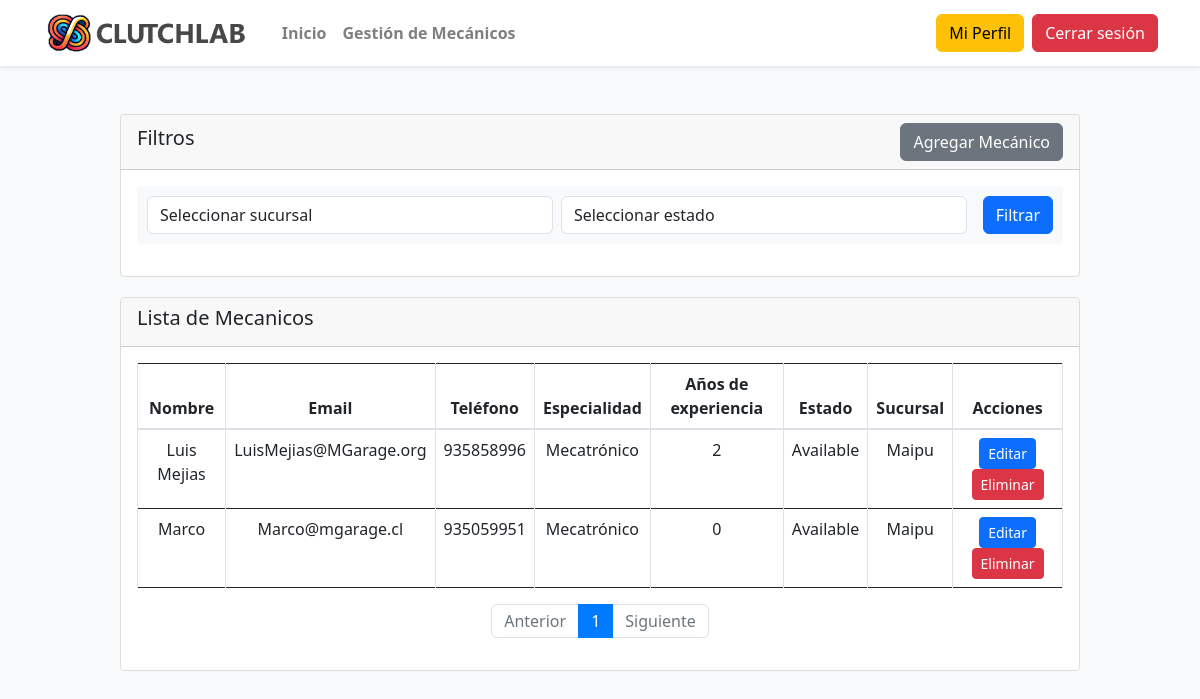
The page /mechanics/ (signed in) on the database its author committed.
### scr/base/models.py (models this page shows, shortened)
class Mechanic(models.Model):
    AVAILABLE = "Available"
    NOT_AVAILABLE = "Not available"
    DELETED = "Deleted"
    STATUS_CHOICES = [
        (AVAILABLE, "Available"),
        (NOT_AVAILABLE, "Not available"),
        (DELETED, "Deleted"),
    ]
    SPECIALTY_CHOICES = [
        ("Electricista", "Electricista"),
        ("Mecánico", "Mecánico"),
        ("Mecatrónico", "Mecatrónico"),
        ("Lubricador", "Lubricador"),
    ]
    name = models.CharField(max_length=100)
    email = models.EmailField(unique=True)
    phone = models.CharField(max_length=15, blank=True, null=True)
    hire_date = models.DateField(auto_now_add=True)
    status = models.CharField(max_length=20, choices=STATUS_CHOICES, default=AVAILABLE)
    specialty = models.CharField(max_length=20, choices=SPECIALTY_CHOICES, blank=True, null=True)
    experience_years = models.PositiveIntegerField(default=0)
    branch = models.ForeignKey(Branch, on_delete=models.CASCADE, related_name='mechanics' , null=True)
    def __str__(self):
        return f"{self.name} - {self.get_status_display()}"
    class Meta:
        verbose_name = "Mechanic"
        verbose_name_plural = "Mechanics"
        ordering = ['name']

class Branch(models.Model):
    name = models.CharField(max_length=100)

### scr/base/views.py (the view)
# urls.py: path('mechanics/', list_mechanics, name='list_mechanics'),
@login_required
@group_required("Receptionist")
def list_mechanics(request):
    filter_status = request.GET.get('filterStatus', '')
    filter_branch = request.GET.get('filterBranch', '')
    mechanics = Mechanic.objects.all()
    if filter_status:
        mechanics = mechanics.filter(status=filter_status)
    if filter_branch:
        mechanics = mechanics.filter(branch__id=filter_branch)
    print("Mecánicos filtrados:", mechanics)
    paginator = Paginator(mechanics, 10)
    page_number = request.GET.get('page', 1)
    try:
        page_number = int(page_number)
        if page_number < 1:
            page_number = 1
    except ValueError:
        page_number = 1
    try:
        page_obj = paginator.page(page_number)
    except PageNotAnInteger:
        page_obj = paginator.page(1)
    except EmptyPage:
        page_obj = paginator.page(paginator.num_pages)
    branches = Branch.objects.all()
    context = {
        'mechanics': page_obj,
        'page_obj': page_obj,
        'branches': branches,
        'filter_status': filter_status,
        'filter_branch': filter_branch,
    }
    return render(request, './mechanic/index.html', context)

### scr/base/templates/mechanic/index.html (shortened to what this page needs)
{% block content %} {% load static %}
<!DOCTYPE html>
<html lang="es">
<head>
  <link rel="stylesheet" href="https://stackpath.bootstrapcdn.com/bootstrap/4.5.2/css/bootstrap.min.css">
  <link href="https://cdnjs.cloudflare.com/ajax/libs/select2/4.0.6-rc.0/css/select2.min.css" rel="stylesheet" />
  <link href="https://cdn.jsdelivr.net/npm/bootstrap@5.3.0-alpha1/dist/css/bootstrap.min.css" rel="stylesheet">
  <link href="https://cdnjs.cloudflare.com/ajax/libs/font-awesome/6.0.0-beta3/css/all.min.css" rel="stylesheet">
  <link rel="stylesheet" href="{% static "css/mechanic.css" %}" />
</head>
<body>
  {% include 'navbar.html' %}
  <div class="container-custom my-5">
    <div class="card card-table h-100">
      <div class="card-header d-flex justify-content-between align-items-center">
        <h5 class="card-heading">Filtros</h5>
        <div class="dropdown">
          <button type="button" class="btn btn-secondary" data-toggle="modal" data-target="#addMechanicModal">
            Agregar Mecánico
          </button>
        </div>
      </div>
      <div class="card-body">
        <div class="filter-bar mb-3">
          <form method="GET" action="" class="w-100 d-flex">
            <select name="filterBranch" id="filterBranch" class="form-control mr-2" style="flex: 1">
              <option value="">Seleccionar sucursal</option>
            </select>
            <select name="filterStatus" id="filterStatus" class="form-control mr-2" style="flex: 1">
              <option value="">Seleccionar estado</option>
            </select>
            <button type="submit" class="btn btn-primary ml-2">Filtrar</button>
          </form>
        </div>
      </div>
    </div>
    <div class="card card-table historical-orders">
      <div class="card-header">
        <h5 class="card-heading">Lista de Mecanicos</h5>
      </div>
      <div class="card-body">
        <div id="historicalOrdersContainer" class="table-responsive">
          <table class="table table-bordered">
            <thead>
              <tr>
                <th class="text-center">Nombre</th>
                <th class="text-center">Email</th>
                <th class="text-center">Teléfono</th>
                <th class="text-center">Especialidad</th>
                <th class="text-center">Años de experiencia</th>
                <th class="text-center">Estado</th>
                <th class="text-center">Sucursal</th>
                <th class="text-center">Acciones</th>
              </tr>
            </thead>
            <tbody>
              {% for mechanic in mechanics %}
              <tr>
                <td>{{ mechanic.name }}</td>
                <td>{{ mechanic.email }}</td>
                <td>{{ mechanic.phone }}</td>
                <td>{{ mechanic.get_specialty_display }}</td>
                <td>{{ mechanic.experience_years }}</td>
                <td>{{ mechanic.get_status_display }}</td>
                <td>{{ mechanic.branch.name }}</td>
                <td class="text-center">
                  <button class="btn btn-primary btn-sm" data-toggle="modal" data-target="#editMechanicModal"
                    data-id="{{ mechanic.id }}">
                    Editar
                  </button>
                  <button class="btn btn-danger btn-sm" data-toggle="modal" data-target="#deleteMechanicModal"
                    data-id="{{ mechanic.id }}">
                    Eliminar
                  </button>
                </td>
              </tr>
              {% empty %}
              <tr>
                <td colspan="8" class="text-center">
                  No hay mecánicos disponibles
                </td>
              </tr>
              {% endfor %}
            </tbody>
          </table>
        </div>
        <nav aria-label="Page navigation">
          <ul class="pagination justify-content-center">
            <li class="page-item {% if not page_obj.has_previous %} disabled {% endif %}">
              <a class="page-link"
                href="{% if page_obj.has_previous %}?page={{ page_obj.previous_page_number }}&filterBranch={{ filter_branch }}&filterStatus={{ filter_status }}{% endif %}"
                tabindex="-1">Anterior</a>
            </li>
            {% for page_num in page_obj.paginator.page_range %}
            <li class="page-item {% if page_num == page_obj.number %} active {% endif %}">
              <a class="page-link" href="?page={{ page_num }}&filterBranch={{ filter_branch|default:'' }}&filterStatus={{ filter_status|default:'' }}">
                {{ page_num }}
              </a>
            </li>
          {% endfor %}
            <li class="page-item {% if not page_obj.has_next %} disabled {% endif %}">
              <a class="page-link"
                href="{% if page_obj.has_next %}?page={{ page_obj.next_page_number }}&filterBranch={{ filter_branch }}&filterStatus={{ filter_status }}{% endif %}">Siguiente</a>
            </li>
          </ul>
        </nav>
      </div>
    </div>
  </div>
</body>
</html>
{% endblock content %}

### scr/base/templates/navbar.html (shortened to what this page needs)
<nav class="navbar navbar-expand-lg navbar-light bg-white shadow-sm">
    <div class="container">
        <a class="navbar-brand" href="#">
            <img src="http://127.0.0.1:8000/static/images/logo.png" alt="Logo" height="40px">
        </a>
        <div class="collapse navbar-collapse" id="navbarNav">
            {% if user.groups.all.0.name == "User" %}
                <ul class="navbar-nav me-auto d-none d-lg-flex">
                    <li class="nav-item">
                        <a href="#" class="nav-link fw-bold" data-bs-toggle="modal" data-bs-target="#createAppointmentModal">
                            Crear Cita
                        </a>
                    </li>
                    <li class="nav-item">
                        <a href="#" class="nav-link fw-bold" data-bs-toggle="modal" data-bs-target="#registerVehicleModal">
                            Registrar Vehículos
                        </a>
                    </li>
                </ul>
                <ul class="navbar-nav d-lg-none w-100 text-center fs-4">
                    <li class="nav-item">
                        <a class="nav-link" data-bs-toggle="modal" data-bs-target="#createAppointmentModal">
                            Crear Cita
                        </a>
                    </li>
                    <li class="nav-item">
                        <a class="nav-link" data-bs-toggle="modal" data-bs-target="#registerVehicleModal">
                            Registrar Vehículos
                        </a>
                    </li>
                    <li class="nav-item">
                        <a class="nav-link" href="{% url 'profile' %}">Mi Perfil</a>
                    </li>
                    <li class="nav-item">
                        <a class="nav-link" href="{% url 'logout' %}">Cerrar sesión</a>
                    </li>
                </ul>
            {% elif user.groups.all.0.name == "Receptionist" %}
                <ul class="navbar-nav me-auto d-none d-lg-flex">
                    <li class="nav-item">
                        <a class="nav-link fw-bold" href="{% url 'receptionist_menu' %}">
                            Inicio
                        </a>
                    </li>
                    <li class="nav-item">
                        <a class="nav-link fw-bold" href="{% url 'list_mechanics' %}">
                            Gestión de Mecánicos
                        </a>
                    </li>
                </ul>
            {% endif %}
            <div class="d-none d-lg-flex align-items-center">
                <a href="{% url 'profile' %}" class="btn btn-warning me-2">Mi Perfil</a>
                <a href="{% url 'logout' %}" class="btn btn-danger">Cerrar sesión</a>
            </div>
        </div>
    </div>
</nav>

### scr/base/static/css/mechanic.css (style rules this page uses)
body { background-color: #f8f9fa; }
.card-table { border: 1px solid #ddd; border-radius: 0.25rem; }
.card-heading { font-size: 1.25rem; font-weight: 500; }
.container-custom { width: 80%; margin: 0 auto; }
.filter-bar { background-color: #f8f9fa; padding: 10px; border-radius: 0.25rem; }
.pagination { justify-content: center; }
.historical-orders { margin-top: 20px; }
td { text-align: center; }

### rows shown on the page
Mechanic: name "Luis Mejias", email "LuisMejias@MGarage.org", phone "935858996", specialty "Mecatrónico", experience_years "2", status "Available", branch.name "Maipu"
Mechanic: name "Marco", email "Marco@mgarage.cl", phone "935059951", specialty "Mecatrónico", experience_years "0", status "Available", branch.name "Maipu"

### other values the page prints
{{ page_num }} "1"
